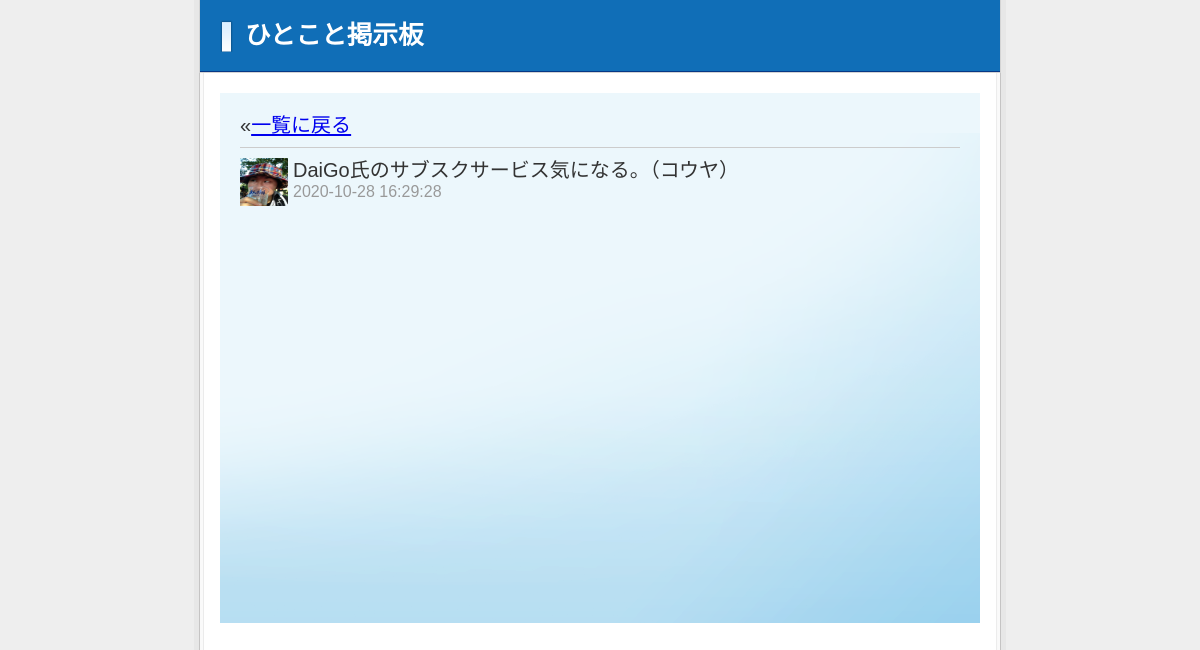
The app's page /post/view.php?member_id=67 (signed in) with its own data.
### tables this page shows
CREATE TABLE `posts` (
  `id` int(11) NOT NULL,
  `message` text NOT NULL,
  `member_id` int(11) NOT NULL,
  `reply_post_id` int(11) NOT NULL,
  `rt_post_id` int(11) DEFAULT NULL,
  `rt_member_id` int(11) DEFAULT NULL,
  `created` datetime NOT NULL,
  `modified` timestamp NOT NULL DEFAULT CURRENT_TIMESTAMP ON UPDATE CURRENT_TIMESTAMP
);

CREATE TABLE `members` (
  `id` int(11) NOT NULL,
  `name` varchar(255) NOT NULL,
  `email` varchar(255) NOT NULL,
  `password` varchar(100) NOT NULL,
  `picture` varchar(255) NOT NULL,
  `created` datetime NOT NULL,
  `modified` timestamp NOT NULL DEFAULT CURRENT_TIMESTAMP ON UPDATE CURRENT_TIMESTAMP
);

### post/htmlspecialchars.php (called while the page is built)
<?php
function h($value) {
    return htmlspecialchars($value, ENT_QUOTES);
}
?>

### post/view.php (the view, shortened to what this page needs)
<?php
require('dbconnect.php');
require('htmlspecialchars.php');
$posts = $db->prepare('SELECT m.name, m.picture, p. * FROM members m, posts p WHERE m.id=p.member_id AND p.id=? ORDER BY p.created DESC');
$posts->execute(array($_GET['member_id']));
?>
<!DOCTYPE html>
<html lang="ja">
<head>
<link rel="stylesheet" href="style.css" />
</head>
<body>
<div id="wrap">
    <div id="head">
        <h1>ひとこと掲示板</h1>
    </div>
    <div id="content">
        <p>&laquo;<a href="index.php">一覧に戻る</a></p>
        <?php
        if ($post = $posts->fetch()):
        ?>
        <div class="msg">
            <img src="member_picture/<?php echo h($post['picture'], ENT_QUOTES); ?>" width="48" height="48" alt="<?php echo h($post['name'], ENT_QUOTES); ?>" />
            <p><?php echo h($post['message'], ENT_QUOTES); ?><span class="name">（<?php echo h($post['name'], ENT_QUOTES); ?>）</span></p>
            <p class="day"><?php echo h($post['created'], ENT_QUOTES); ?></p>
        </div>
        <?php
        else:
        ?>
            <p>その投稿は削除されたか、URLが間違えています</p>
        <?php
        endif;
        ?>
    </div>
</div>
</body>
</html>

### post/style.css (style rules this page uses)
body,div,dl,dt,dd,ul,ol,li,h1,h2,h3,h4,h5,h6,pre,code,form,fieldset,legend,input,button,textarea,p,blockquote,th,td { margin:0;padding:0; }
fieldset,img { border:0; }
h1,h2,h3,h4,h5,h6 { font-size:100%;font-weight:normal; }
body { font:13px/1.231 arial,helvetica,clean,sans-serif;*font-size:small;*font:x-small; }
body { background: url(images/bg_main.png) top center repeat-y #eeeeee; color: #333; }
#wrap { width: 802px; margin: 0 auto; }
#head { border-left: 1px solid #d4d4d4; border-right: 1px solid #d4d4d4; border-bottom: 1px solid #d4d4d4; background: url(images/bg_head.png) bottom left repeat-x #106eb7; color: #fff; padding: 20px; margin-bottom: 20px; }
h1 { background: url(images/bg_ttl.png) top left no-repeat; padding-left: 25px; font-size: 197%; font-weight: bold; }
#content { padding: 20px; background: url(images/bg_content.png) left bottom no-repeat #ecf7fc; width: 720px; min-height: 490px; margin: 0 auto; margin-bottom: 10px; font-size: 153.9%; }
p { line-height: 1.2em; margin-bottom: 0.5em; }
.msg { clear: both; border-top: 1px solid #ccc; padding: 10px 0; }
.msg img { float: left; margin-right: 5px; }
.msg p { margin: 0; }
.msg .day, .msg .day a { font-size: 80%; color: #999; }

### records on screen
posts: member.picture (picture), message "DaiGo氏のサブスクサービス気になる。", member.name "コウヤ", created "2020-10-28 16:29:28"
